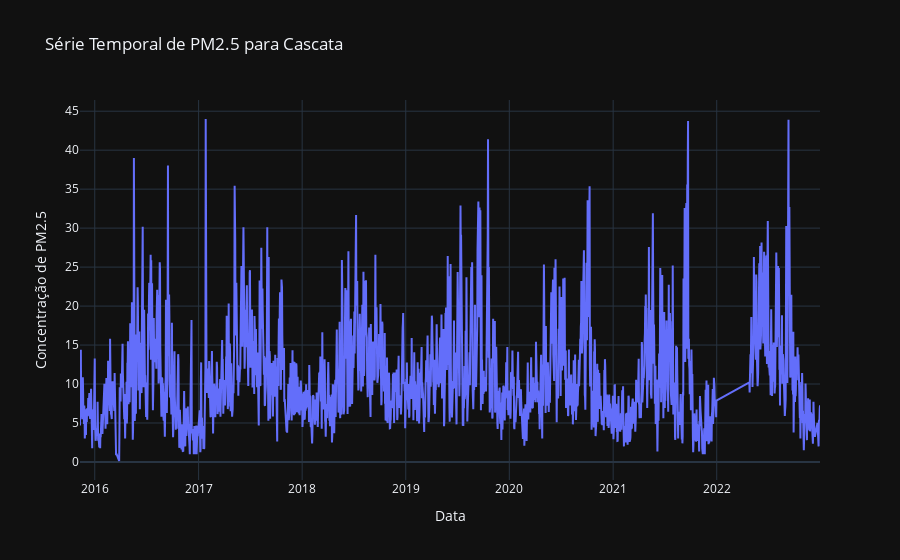
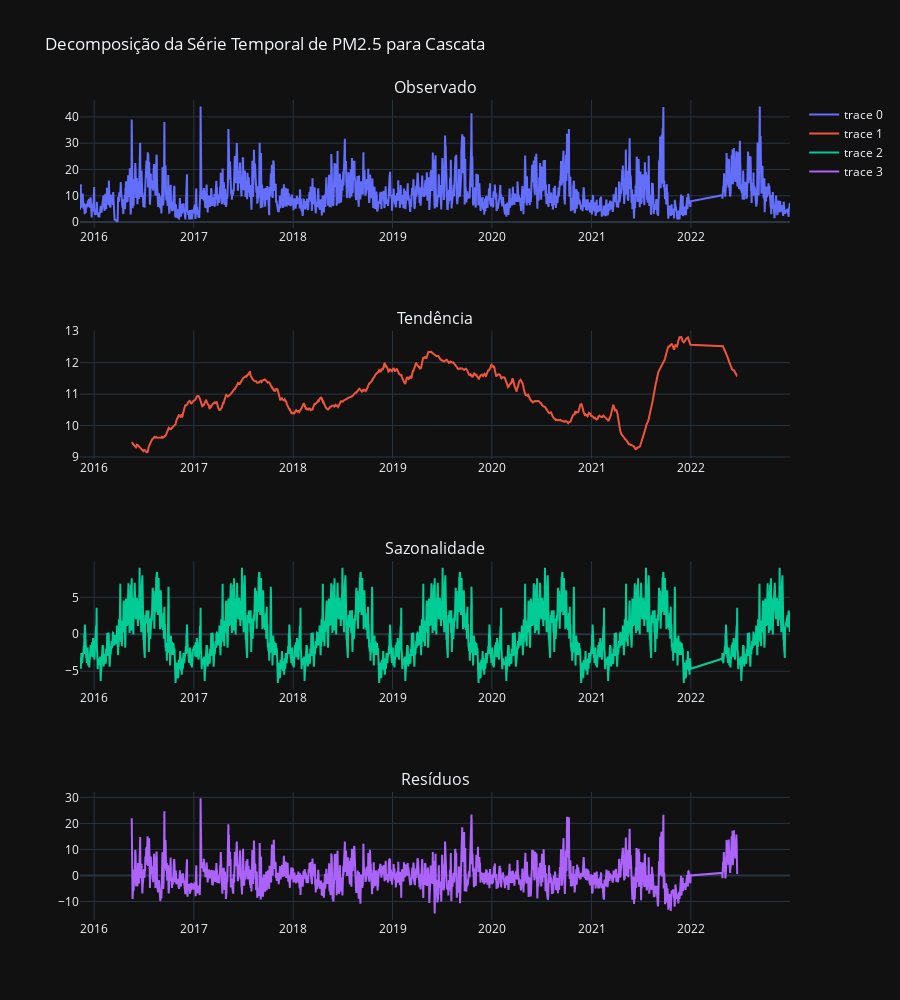
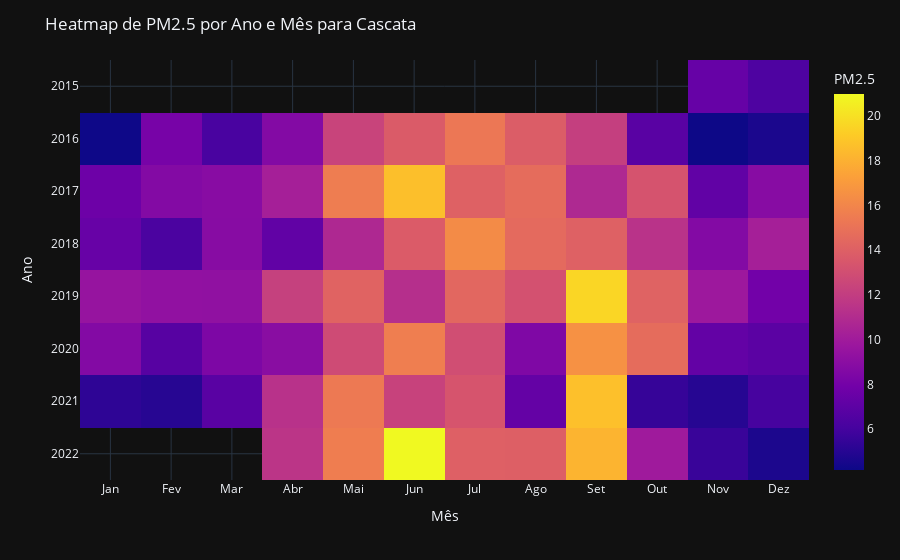
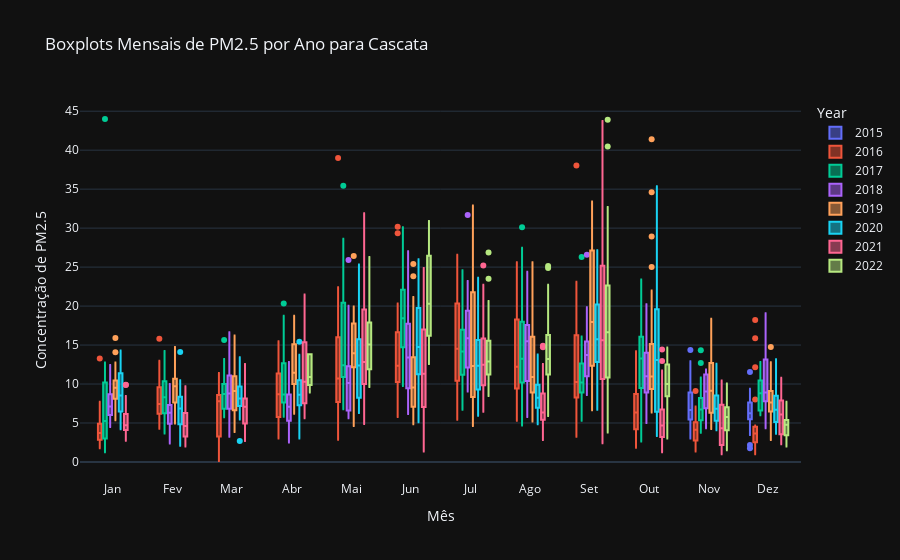

Source (notebook cell) for these figures, in order:
### Code cell
import pandas as pd
import numpy as np
import os
import plotly.graph_objects as go
from plotly.subplots import make_subplots
import plotly.express as px
from statsmodels.tsa.seasonal import seasonal_decompose

# pega os nomes das estações
main_folder = "../data"
station_folders = [f for f in os.listdir(main_folder) if os.path.isdir(os.path.join(main_folder, f))]

def plot_time_series(data, station):
    fig = go.Figure()
    fig.add_trace(go.Scatter(x=data.index, y=data['PM2.5'], mode='lines'))
    fig.update_layout(title=f'Série Temporal de PM2.5 para {station}',
                      xaxis_title='Data',
                      yaxis_title='Concentração de PM2.5')
    return fig

def plot_decomposition(data, station):
    # Preenche valores ausentes com interpolação linear
    data_filled = data['PM2.5'].interpolate(method='linear')
    
    # Verifica se há dados suficientes para decomposição
    if len(data_filled) < 730:  # Pelo menos 2 anos de dados diários
        print(f"Dados insuficientes para decomposição sazonal na estação {station}")
        return None
    
    # Decomposição da série temporal
    decomposition = seasonal_decompose(data_filled, model='additive', period=365)
    
    fig = make_subplots(rows=4, cols=1, subplot_titles=('Observado', 'Tendência', 'Sazonalidade', 'Resíduos'))
    fig.add_trace(go.Scatter(x=data.index, y=decomposition.observed, mode='lines'), row=1, col=1)
    fig.add_trace(go.Scatter(x=data.index, y=decomposition.trend, mode='lines'), row=2, col=1)
    fig.add_trace(go.Scatter(x=data.index, y=decomposition.seasonal, mode='lines'), row=3, col=1)
    fig.add_trace(go.Scatter(x=data.index, y=decomposition.resid, mode='lines'), row=4, col=1)
    
    fig.update_layout(height=1000, title_text=f"Decomposição da Série Temporal de PM2.5 para {station}")
    return fig

def plot_heatmap(data, station):
    # Criando um DataFrame com ano, mês e média de PM2.5
    heatmap_data = data.groupby([data.index.year, data.index.month])['PM2.5'].mean().unstack()
    
    fig = px.imshow(heatmap_data,
                    labels=dict(x="Mês", y="Ano", color="PM2.5"),
                    x=['Jan', 'Fev', 'Mar', 'Abr', 'Mai', 'Jun', 'Jul', 'Ago', 'Set', 'Out', 'Nov', 'Dez'],
                    y=heatmap_data.index)
    fig.update_layout(title=f'Heatmap de PM2.5 por Ano e Mês para {station}')
    return fig

def plot_monthly_boxplots(data, station):
    data['Month'] = data.index.month
    data['Year'] = data.index.year
    
    fig = px.box(data, x='Month', y='PM2.5', color='Year',
                 labels={'Month': 'Mês', 'PM2.5': 'Concentração de PM2.5'},
                 title=f'Boxplots Mensais de PM2.5 por Ano para {station}')
    fig.update_xaxes(tickvals=list(range(1, 13)),
                     ticktext=['Jan', 'Fev', 'Mar', 'Abr', 'Mai', 'Jun', 'Jul', 'Ago', 'Set', 'Out', 'Nov', 'Dez'])
    return fig

for station_folder in station_folders:
    # Carrega os dados
    combined_data = pd.read_csv(f"../dados_tratados/combinado/{station_folder}/{station_folder}_tratado_combinado.csv",
                                usecols=['Data e Hora', 'PM2.5'])
    combined_data['Data e Hora'] = pd.to_datetime(combined_data['Data e Hora'], format='%Y-%m-%d %H:%M:%S',
                                                  errors='coerce')
    combined_data.set_index('Data e Hora', inplace=True)
    combined_data = combined_data.resample('D').mean()  # Resample para médias diárias

    # Remove linhas com valores ausentes
    combined_data = combined_data.dropna()

    if combined_data.empty:
        print(f"Não há dados válidos para a estação {station_folder}")
        continue

    # Plotagem da série temporal
    fig_ts = plot_time_series(combined_data, station_folder)
    fig_ts.show()

    # Decomposição da série temporal
    fig_decomp = plot_decomposition(combined_data, station_folder)
    if fig_decomp:
        fig_decomp.show()

    # Heatmap
    fig_heatmap = plot_heatmap(combined_data, station_folder)
    fig_heatmap.show()

    # Boxplots mensais
    fig_boxplots = plot_monthly_boxplots(combined_data, station_folder)
    fig_boxplots.show()

### Figure 1 — Plotly figure (JSON) as saved in the notebook; plotly's stock layout.template omitted (floating-point values rounded to 4 significant figures; data arrays with more than 128 entries replaced by an {"elided": "..."} marker saying what was removed)
{"data": [{"mode": "lines", "x": {"elided": "2432 str values"}, "y": {"elided": "2432 float values"}, "type": "scatter"}], "layout": {"title": {"text": "Série Temporal de PM2.5 para Cascata"}, "xaxis": {"title": {"text": "Data"}}, "yaxis": {"title": {"text": "Concentração de PM2.5"}}}}

### Figure 2 — Plotly figure (JSON) as saved in the notebook; plotly's stock layout.template omitted (floating-point values rounded to 4 significant figures; data arrays with more than 128 entries replaced by an {"elided": "..."} marker saying what was removed)
{"data": [{"mode": "lines", "x": {"elided": "2432 str values"}, "y": {"elided": "2432 float values"}, "type": "scatter", "xaxis": "x", "yaxis": "y"}, {"mode": "lines", "x": {"elided": "2432 str values"}, "y": {"elided": "2432 float values"}, "type": "scatter", "xaxis": "x2", "yaxis": "y2"}, {"mode": "lines", "x": {"elided": "2432 str values"}, "y": {"elided": "2432 float values"}, "type": "scatter", "xaxis": "x3", "yaxis": "y3"}, {"mode": "lines", "x": {"elided": "2432 str values"}, "y": {"elided": "2432 float values"}, "type": "scatter", "xaxis": "x4", "yaxis": "y4"}], "layout": {"xaxis": {"anchor": "y", "domain": [0.0, 1.0]}, "yaxis": {"anchor": "x", "domain": [0.8438, 1.0]}, "xaxis2": {"anchor": "y2", "domain": [0.0, 1.0]}, "yaxis2": {"anchor": "x2", "domain": [0.5625, 0.7188]}, "xaxis3": {"anchor": "y3", "domain": [0.0, 1.0]}, "yaxis3": {"anchor": "x3", "domain": [0.2812, 0.4375]}, "xaxis4": {"anchor": "y4", "domain": [0.0, 1.0]}, "yaxis4": {"anchor": "x4", "domain": [0.0, 0.1562]}, "annotations": [{"font": {"size": 16}, "showarrow": false, "text": "Observado", "x": 0.5, "xanchor": "center", "xref": "paper", "y": 1.0, "yanchor": "bottom", "yref": "paper"}, {"font": {"size": 16}, "showarrow": false, "text": "Tendência", "x": 0.5, "xanchor": "center", "xref": "paper", "y": 0.7188, "yanchor": "bottom", "yref": "paper"}, {"font": {"size": 16}, "showarrow": false, "text": "Sazonalidade", "x": 0.5, "xanchor": "center", "xref": "paper", "y": 0.4375, "yanchor": "bottom", "yref": "paper"}, {"font": {"size": 16}, "showarrow": false, "text": "Resíduos", "x": 0.5, "xanchor": "center", "xref": "paper", "y": 0.1562, "yanchor": "bottom", "yref": "paper"}], "title": {"text": "Decomposição da Série Temporal de PM2.5 para Cascata"}, "height": 1000}}

### Figure 3 — Plotly figure (JSON) as saved in the notebook; plotly's stock layout.template omitted (floating-point values rounded to 4 significant figures)
{"data": [{"coloraxis": "coloraxis", "name": "0", "x": ["Jan", "Fev", "Mar", "Abr", "Mai", "Jun", "Jul", "Ago", "Set", "Out", "Nov", "Dez"], "y": [2015, 2016, 2017, 2018, 2019, 2020, 2021, 2022], "z": [[null, null, null, null, null, null, null, null, null, null, 7.406, 6.384], [4.216, 8.108, 6.149, 8.671, 12.43, 13.71, 15.25, 13.82, 12.13, 6.861, 4.17, 4.625], [7.679, 8.684, 8.872, 10.27, 15.55, 18.62, 14.08, 14.69, 10.81, 13.29, 7.204, 8.836], [7.421, 6.236, 8.846, 7.188, 10.77, 13.74, 16.25, 14.56, 14.09, 11.41, 8.683, 10.27], [9.502, 9.285, 9.228, 12.22, 14.19, 11.21, 14.4, 13.18, 19.6, 14.17, 9.84, 7.923], [8.675, 6.753, 8.383, 8.936, 12.84, 15.62, 12.96, 8.505, 16.54, 14.68, 7.291, 6.942], [5.254, 5.029, 6.847, 11.34, 15.4, 12.31, 13.35, 7.307, 18.68, 5.504, 4.99, 6.064], [null, null, null, 11.54, 15.59, 20.99, 14.01, 13.97, 18.17, 9.967, 5.608, 4.65]], "type": "heatmap", "xaxis": "x", "yaxis": "y", "hovertemplate": "Mês: %{x}<br>Ano: %{y}<br>PM2.5: %{z}<extra></extra>"}], "layout": {"xaxis": {"anchor": "y", "domain": [0.0, 1.0], "scaleanchor": "y", "constrain": "domain", "title": {"text": "Mês"}}, "yaxis": {"anchor": "x", "domain": [0.0, 1.0], "autorange": "reversed", "constrain": "domain", "title": {"text": "Ano"}}, "coloraxis": {"colorbar": {"title": {"text": "PM2.5"}}, "colorscale": [[0.0, "#0d0887"], [0.1111, "#46039f"], [0.2222, "#7201a8"], [0.3333, "#9c179e"], [0.4444, "#bd3786"], [0.5556, "#d8576b"], [0.6667, "#ed7953"], [0.7778, "#fb9f3a"], [0.8889, "#fdca26"], [1.0, "#f0f921"]]}, "margin": {"t": 60}, "title": {"text": "Heatmap de PM2.5 por Ano e Mês para Cascata"}}}

### Figure 4 — Plotly figure (JSON) as saved in the notebook; plotly's stock layout.template omitted (floating-point values rounded to 4 significant figures; data arrays with more than 128 entries replaced by an {"elided": "..."} marker saying what was removed)
{"data": [{"alignmentgroup": "True", "hovertemplate": "Year=2015<br>Mês=%{x}<br>Concentração de PM2.5=%{y}<extra></extra>", "legendgroup": "2015", "marker": {"color": "#636efa"}, "name": "2015", "notched": false, "offsetgroup": "2015", "orientation": "v", "showlegend": true, "x": [11, 11, 11, 11, 11, 11, 11, 11, 11, 11, 11, 11, 11, 11, 11, 11, 11, 11, 11, 11, 11, 12, 12, 12, 12, 12, 12, 12, 12, 12, 12, 12, 12, 12, 12, 12, 12, 12, 12, 12, 12, 12, 12, 12, 12, 12, 12, 12, 12, 12], "x0": " ", "xaxis": "x", "y": [4.692, 7.0, 12.92, 14.38, 8.25, 10.17, 8.955, 6.0, 5.478, 8.0, 10.86, 8.909, 5.667, 6.333, 4.875, 7.25, 6.667, 3.0, 5.389, 4.545, 6.19, 3.474, 6.762, 5.765, 5.143, 6.905, 6.087, 5.875, 6.261, 8.19, 7.7, 7.562, 8.125, 8.857, 6.136, 5.524, 5.522, 7.625, 7.4, 9.4, 2.176, 1.75, 6.6, 6.611, 5.812, 4.1, 4.733, 5.421, 8.083, 11.55], "y0": " ", "yaxis": "y", "type": "box"}, {"alignmentgroup": "True", "hovertemplate": "Year=2016<br>Mês=%{x}<br>Concentração de PM2.5=%{y}<extra></extra>", "legendgroup": "2016", "marker": {"color": "#EF553B"}, "name": "2016", "notched": false, "offsetgroup": "2016", "orientation": "v", "showlegend": true, "x": {"elided": "354 int values"}, "x0": " ", "xaxis": "x", "y": {"elided": "354 float values"}, "y0": " ", "yaxis": "y", "type": "box"}, {"alignmentgroup": "True", "hovertemplate": "Year=2017<br>Mês=%{x}<br>Concentração de PM2.5=%{y}<extra></extra>", "legendgroup": "2017", "marker": {"color": "#00cc96"}, "name": "2017", "notched": false, "offsetgroup": "2017", "orientation": "v", "showlegend": true, "x": {"elided": "358 int values"}, "x0": " ", "xaxis": "x", "y": {"elided": "358 float values"}, "y0": " ", "yaxis": "y", "type": "box"}, {"alignmentgroup": "True", "hovertemplate": "Year=2018<br>Mês=%{x}<br>Concentração de PM2.5=%{y}<extra></extra>", "legendgroup": "2018", "marker": {"color": "#ab63fa"}, "name": "2018", "notched": false, "offsetgroup": "2018", "orientation": "v", "showlegend": true, "x": {"elided": "360 int values"}, "x0": " ", "xaxis": "x", "y": {"elided": "360 float values"}, "y0": " ", "yaxis": "y", "type": "box"}, {"alignmentgroup": "True", "hovertemplate": "Year=2019<br>Mês=%{x}<br>Concentração de PM2.5=%{y}<extra></extra>", "legendgroup": "2019", "marker": {"color": "#FFA15A"}, "name": "2019", "notched": false, "offsetgroup": "2019", "orientation": "v", "showlegend": true, "x": {"elided": "365 int values"}, "x0": " ", "xaxis": "x", "y": {"elided": "365 float values"}, "y0": " ", "yaxis": "y", "type": "box"}, {"alignmentgroup": "True", "hovertemplate": "Year=2020<br>Mês=%{x}<br>Concentração de PM2.5=%{y}<extra></extra>", "legendgroup": "2020", "marker": {"color": "#19d3f3"}, "name": "2020", "notched": false, "offsetgroup": "2020", "orientation": "v", "showlegend": true, "x": {"elided": "352 int values"}, "x0": " ", "xaxis": "x", "y": {"elided": "352 float values"}, "y0": " ", "yaxis": "y", "type": "box"}, {"alignmentgroup": "True", "hovertemplate": "Year=2021<br>Mês=%{x}<br>Concentração de PM2.5=%{y}<extra></extra>", "legendgroup": "2021", "marker": {"color": "#FF6692"}, "name": "2021", "notched": false, "offsetgroup": "2021", "orientation": "v", "showlegend": true, "x": {"elided": "355 int values"}, "x0": " ", "xaxis": "x", "y": {"elided": "355 float values"}, "y0": " ", "yaxis": "y", "type": "box"}, {"alignmentgroup": "True", "hovertemplate": "Year=2022<br>Mês=%{x}<br>Concentração de PM2.5=%{y}<extra></extra>", "legendgroup": "2022", "marker": {"color": "#B6E880"}, "name": "2022", "notched": false, "offsetgroup": "2022", "orientation": "v", "showlegend": true, "x": {"elided": "238 int values"}, "x0": " ", "xaxis": "x", "y": {"elided": "238 float values"}, "y0": " ", "yaxis": "y", "type": "box"}], "layout": {"xaxis": {"anchor": "y", "domain": [0.0, 1.0], "title": {"text": "Mês"}, "tickvals": [1, 2, 3, 4, 5, 6, 7, 8, 9, 10, 11, 12], "ticktext": ["Jan", "Fev", "Mar", "Abr", "Mai", "Jun", "Jul", "Ago", "Set", "Out", "Nov", "Dez"]}, "yaxis": {"anchor": "x", "domain": [0.0, 1.0], "title": {"text": "Concentração de PM2.5"}}, "legend": {"title": {"text": "Year"}, "tracegroupgap": 0}, "title": {"text": "Boxplots Mensais de PM2.5 por Ano para Cascata"}, "boxmode": "group"}}
